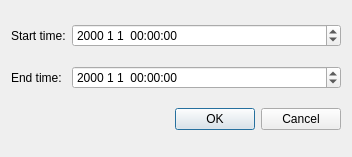
<?xml version="1.0" encoding="UTF-8"?>
<ui version="4.0">
 <class>Frame</class>
 <widget class="QFrame" name="Frame">
  <property name="geometry">
   <rect>
    <x>0</x>
    <y>0</y>
    <width>352</width>
    <height>157</height>
   </rect>
  </property>
  <property name="windowTitle">
   <string>Frame</string>
  </property>
  <layout class="QGridLayout" name="gridLayout">
   <item row="0" column="0">
    <widget class="QLabel" name="label">
     <property name="text">
      <string>Start time:</string>
     </property>
    </widget>
   </item>
   <item row="0" column="1">
    <widget class="QDateTimeEdit" name="startTimeEdit">
     <property name="displayFormat">
      <string>yyyy M d  hh:mm:ss </string>
     </property>
    </widget>
   </item>
   <item row="1" column="0">
    <widget class="QLabel" name="label_2">
     <property name="text">
      <string>End time: </string>
     </property>
    </widget>
   </item>
   <item row="1" column="1">
    <widget class="QDateTimeEdit" name="endTimeEdit">
     <property name="displayFormat">
      <string>yyyy M d  hh:mm:ss </string>
     </property>
    </widget>
   </item>
   <item row="2" column="1">
    <widget class="QDialogButtonBox" name="buttonBox">
     <property name="standardButtons">
      <set>QDialogButtonBox::Cancel|QDialogButtonBox::Ok</set>
     </property>
    </widget>
   </item>
  </layout>
 </widget>
 <resources/>
 <connections/>
</ui>
